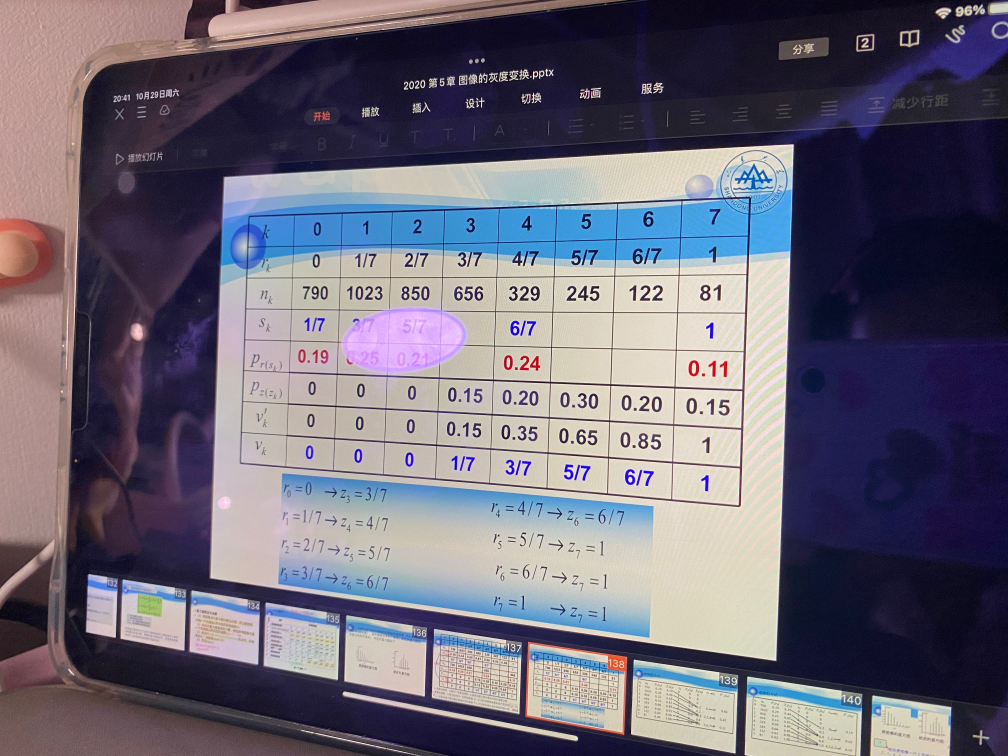
#> input picture data/2.jpg, 4032 x 3024 px (shown at 1/4 size)
$ python scan.py
#> lines starting #> are read from the running program, lines starting #| are printed output that depends on the picture; after the words box and inside, x2 and y2 are one past the last pixel; in counts of white or black regions, pixels touching at a corner belong together
### DocumentCorrect/transform.py
import numpy as np
import cv2


def order_points(pts):
    rect = np.zeros((4, 2), dtype="float32")

    s = np.sum(pts, axis=1)
    rect[0] = pts[np.argmin(s)]
    rect[2] = pts[np.argmax(s)]

    diff = np.diff(pts, axis=1)
    rect[1] = pts[np.argmin(diff)]
    rect[3] = pts[np.argmax(diff)]

    return rect


def four_point_transform(image, pts):
    rect = order_points(pts)
    (tl, tr, br, bl) = rect

    widthA = np.sqrt((tr[0] - tl[0]) ** 2 + (tr[1] - tl[1]) ** 2)
    widthB = np.sqrt((br[0] - bl[0]) ** 2 + (br[1] - bl[1]) ** 2)
    maxWidth = max(int(widthA), int(widthB))

    heightA = np.sqrt((tr[0] - br[0]) ** 2 + (tr[1] - br[1]) ** 2)
    heightB = np.sqrt((tl[0] - bl[0]) ** 2 + (tl[1] - bl[1]) ** 2)
    maxHeight = max(int(heightA), int(heightB))

    dst = np.array([
        [0, 0],
        [maxWidth - 1, 0],
        [maxWidth - 1, maxHeight - 1],
        [0, maxHeight - 1]], dtype="float32")

    M = cv2.getPerspectiveTransform(rect, dst)
    warped = cv2.warpPerspective(image, M, (maxWidth, maxHeight))

    return warped

### DocumentCorrect/imgEnhance.py
from PIL import ImageEnhance
import numpy as np
import cv2

class Enhancer:
    # [23 lines left out: functions bright, color, contrast, sharp, not called in this run]

    def gamma(self, image, gamma):
        # gamma_table = [np.power(x / 255.0, gamma) * 255.0 for x in range(256)]
        # gamma_table = np.round(np.array(gamma_table)).astype(np.uint8)
        # return cv2.LUT(image, gamma_table)
        gamma_image = np.power(image / float(np.max(image)), gamma)
        return gamma_image

### DocumentCorrect/scan.py
from transform import four_point_transform
import cv2, imutils
import imgEnhance

def preProcess(image):
    ratio = image.shape[0] / 500.0
    image = imutils.resize(image, height=500)

    grayImage  = cv2.cvtColor(image, cv2.COLOR_BGR2GRAY)
    gaussImage = cv2.GaussianBlur(grayImage, (5, 5), 0)
    edgedImage = cv2.Canny(gaussImage, 75, 200)

    cnts = cv2.findContours(edgedImage.copy(), cv2.RETR_LIST, cv2.CHAIN_APPROX_SIMPLE)
    cnts = cnts[1] if imutils.is_cv3() else cnts[0]
    cnts = sorted(cnts, key=cv2.contourArea, reverse=True)[:5]

    for c in cnts:
        peri = cv2.arcLength(c, True)  # Calculating contour circumference
        approx = cv2.approxPolyDP(c, 0.02 * peri, True)

        if len(approx) == 4:
            screenCnt = approx
            break

    return  screenCnt, ratio

if __name__ == "__main__":

    image = cv2.imread("../data/2.jpg")
#> image is the input picture: shape (3024, 4032, 3); mean B, G, R 118.2, 103.4, 107.6
    screenCnt, ratio = preProcess(image)
#> in preProcess, `image = imutils.resize(image, height=500)`:
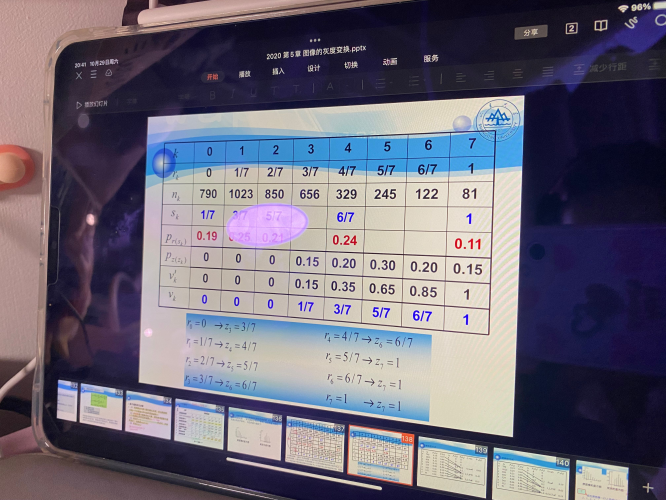
#> image: shape (500, 666, 3); mean of channels 0, 1, 2 118.2, 103.4, 107.6; drawn as B, G, R
#> in preProcess, `grayImage  = cv2.cvtColor(image, cv2.COLOR_BGR2GRAY)`:
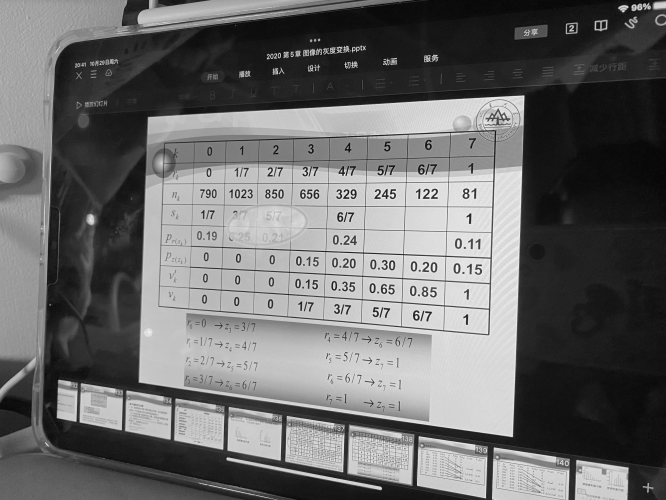
#> grayImage: shape (500, 666); min 5, max 249, mean 106.4
#> in preProcess, `gaussImage = cv2.GaussianBlur(grayImage, (5, 5), 0)`:
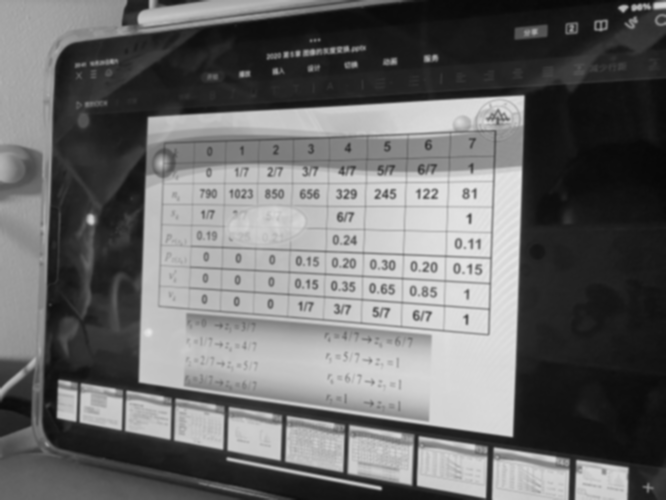
#> gaussImage: shape (500, 666); min 7, max 232, mean 106.4
#> in preProcess, `edgedImage = cv2.Canny(gaussImage, 75, 200)`:
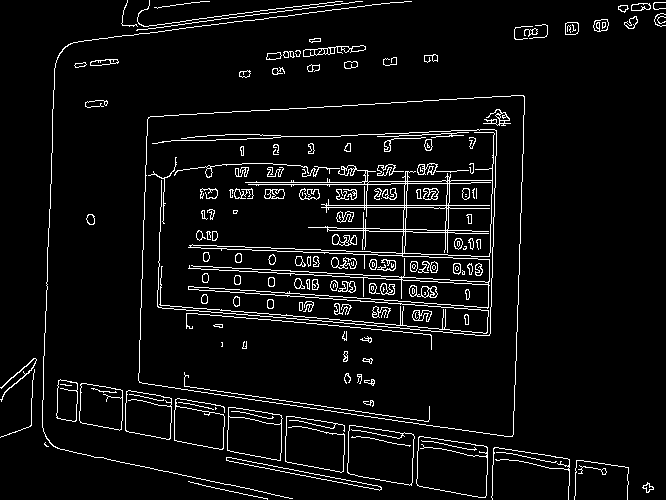
#> edgedImage: shape (500, 666); 5.5% white in thin lines or dots
#> in preProcess, `cnts = cv2.findContours(edgedImage.copy(), cv2.RETR_LIST, cv2.CHAIN_AP..`: cnts = 368 contours, 149 with area under 20; largest, box (x1, y1, x2, y2) and area: (138, 95, 525, 437) 114547, (138, 95, 525, 437) 114543, (159, 132, 495, 334) 8744, (404, 180, 493, 257) 4140, (416, 436, 488, 498) 3538
#> in preProcess, `cnts = sorted(cnts, key=cv2.contourArea, reverse=True)[:5]`: cnts = 5 contours; box (x1, y1, x2, y2) and area: (138, 95, 525, 437) 114547, (138, 95, 525, 437) 114543, (159, 132, 495, 334) 8744, (404, 180, 493, 257) 4140, (416, 436, 488, 498) 3538
#> the loop in preProcess, `for c in cnts:` made 1 pass
#> (peri, screenCnt) on pass 1: (1395.4, [[524, 96], [148, 117], [139, 382], [512, 436]])
#> screenCnt = [[524, 96], [148, 117], [139, 382], [512, 436]]; ratio = 6.05
    warped = four_point_transform(image, screenCnt.reshape(4, 2) * ratio)
#> in order_points, `s = np.sum(pts, axis=1)`: s = [3749.8, 1602.7, 3151, 5733.5]
#> in order_points, `diff = np.diff(pts, axis=1)`: diff = [-2588.5, -187.5, 1469.7, -459.6]
#> in four_point_transform, `rect = order_points(pts)`: rect = [[895.1, 707.6], [3169.2, 580.6], [3096.6, 2636.9], [840.7, 2310.3]]
#> in four_point_transform, `(tl, tr, br, bl) = rect`: tl = [895.1, 707.6]; tr = [3169.2, 580.6]; br = [3096.6, 2636.9]; bl = [840.7, 2310.3]
#> in four_point_transform, `widthA = np.sqrt((tr[0] - tl[0]) ** 2 + (tr[1] - tl[1]) ** 2)`: widthA = 2277.6
#> in four_point_transform, `widthB = np.sqrt((br[0] - bl[0]) ** 2 + (br[1] - bl[1]) ** 2)`: widthB = 2279.4
#> in four_point_transform, `maxWidth = max(int(widthA), int(widthB))`: maxWidth = 2279
#> in four_point_transform, `heightA = np.sqrt((tr[0] - br[0]) ** 2 + (tr[1] - br[1]) ** 2)`: heightA = 2057.6
#> in four_point_transform, `heightB = np.sqrt((tl[0] - bl[0]) ** 2 + (tl[1] - bl[1]) ** 2)`: heightB = 1603.6
#> in four_point_transform, `maxHeight = max(int(heightA), int(heightB))`: maxHeight = 2057
#> in four_point_transform, `dst = np.array([ [0, 0], [maxWidth - 1, 0], [maxWidth - 1, maxHeight -..`: dst = [[0, 0], [2278, 0], [2278, 2056], [0, 2056]]
#> in four_point_transform, `M = cv2.getPerspectiveTransform(rect, dst)`: M = [[1.45, 0.0494, -1336.5], [0.081, 1.45, -1098.3], [0.000141, 4.12e-06, 1]]
#> in four_point_transform, `warped = cv2.warpPerspective(image, M, (maxWidth, maxHeight))`:
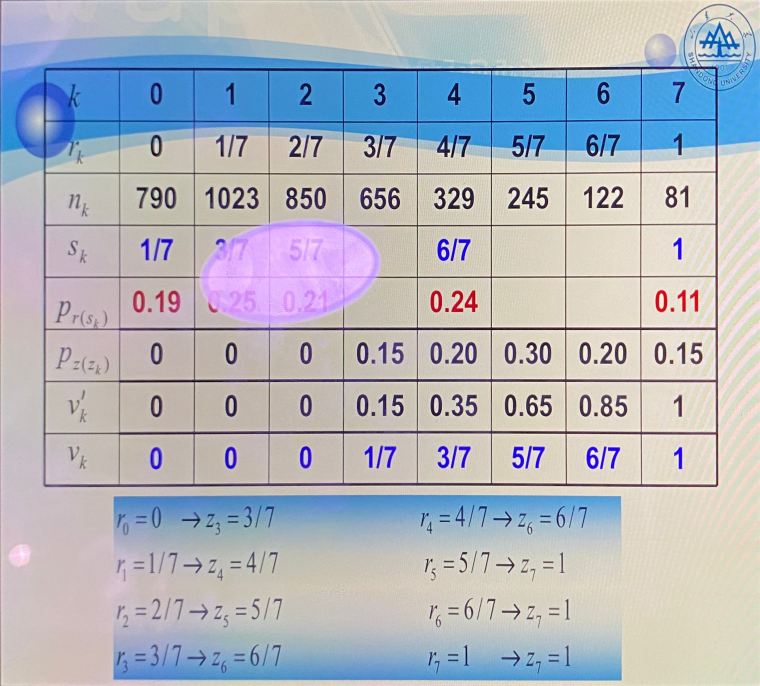
#> warped: shape (2057, 2279, 3) (shown at 1/3 size); mean B, G, R 191, 182.3, 177.4

    enhancer = imgEnhance.Enhancer()
    enhancedImg = enhancer.gamma(warped,1.63)
#> in gamma, `gamma_image = np.power(image / float(np.max(image)), gamma)`:
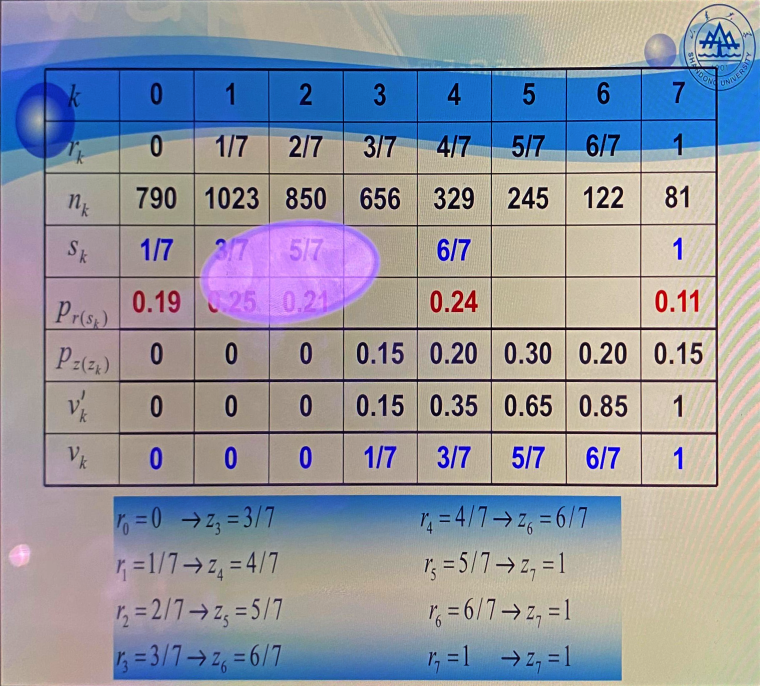
#> gamma_image: shape (2057, 2279, 3) float64 (shown at 1/3 size); mean B, G, R 0.635, 0.595, 0.586

    cv2.imshow("org", imutils.resize(image, height=500))
    cv2.imshow("gamma", imutils.resize(enhancedImg, height=500))
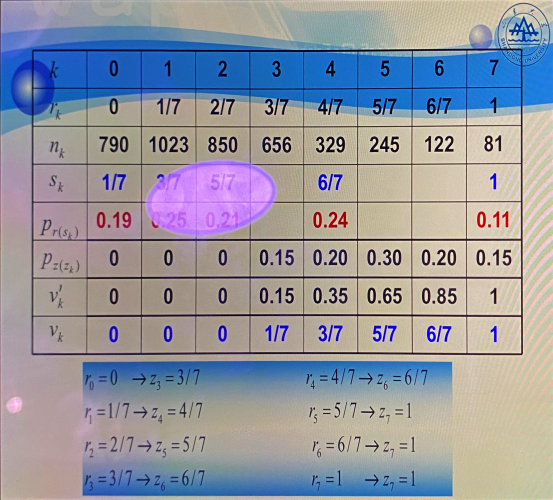
#> window 'gamma': shape (500, 553, 3) float64; mean B, G, R 0.635, 0.595, 0.586
    cv2.waitKey(0)
    cv2.destroyAllWindows()

$ run again, with data/10.jpg copied over data/2.jpg
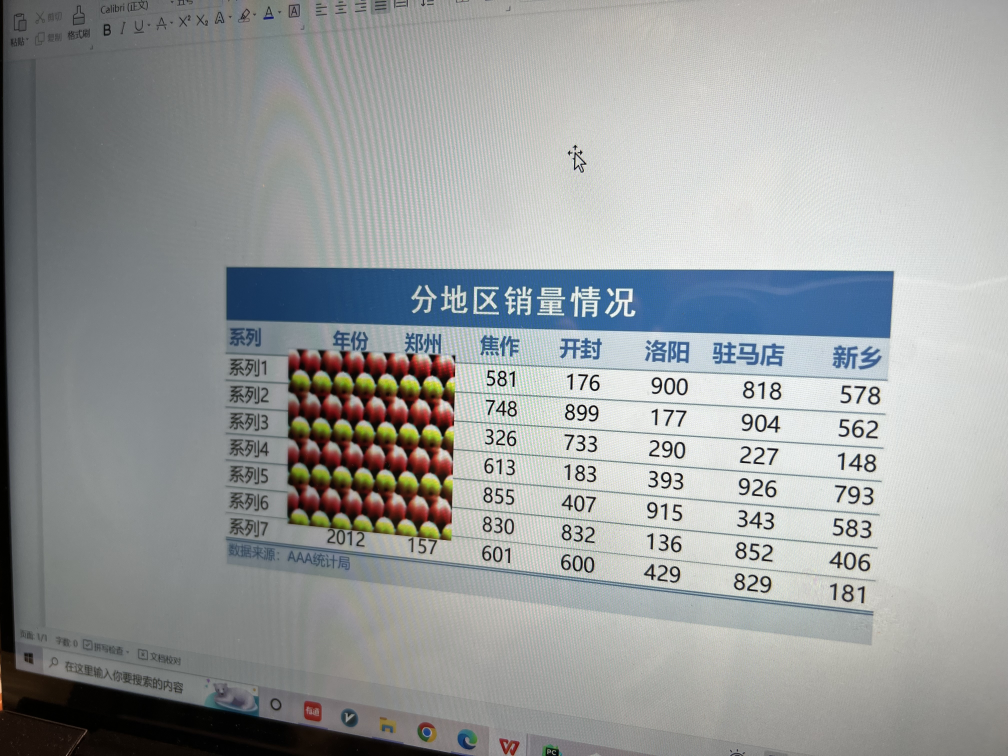
#> input picture data/10.jpg, 4032 x 3024 px (shown at 1/4 size)
#> image is the input picture: shape (3024, 4032, 3); mean B, G, R 156.7, 156.6, 153.4
#> image: shape (500, 666, 3)
#> in preProcess, `edgedImage = cv2.Canny(gaussImage, 75, 200)`:
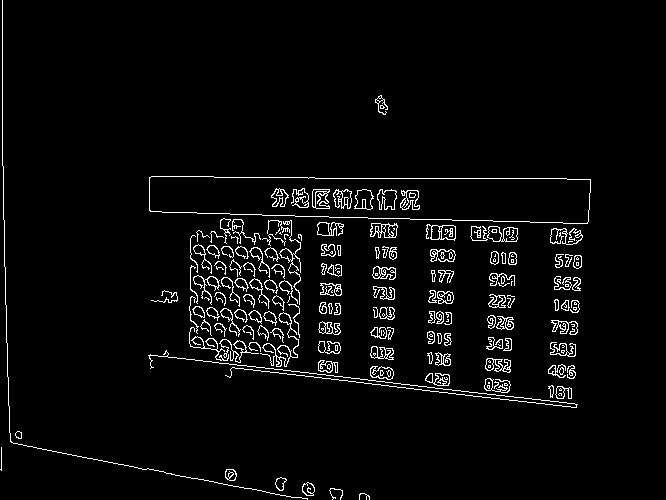
#> edgedImage: shape (500, 666); 3.8% white in thin lines or dots, all inside (x1, y1, x2, y2) = (0, 0, 591, 500)
#> in preProcess, `cnts = cv2.findContours(edgedImage.copy(), cv2.RETR_LIST, cv2.CHAIN_AP..`: cnts = 394 contours, 198 with area under 20; largest, box (x1, y1, x2, y2) and area: (149, 176, 591, 224) 17506, (149, 176, 591, 224) 17503, (487, 226, 518, 242) 350, (426, 224, 456, 241) 334, (370, 223, 398, 238) 297
#> in preProcess, `cnts = sorted(cnts, key=cv2.contourArea, reverse=True)[:5]`: cnts = 5 contours; box (x1, y1, x2, y2) and area: (149, 176, 591, 224) 17506, (149, 176, 591, 224) 17503, (487, 226, 518, 242) 350, (426, 224, 456, 241) 334, (370, 223, 398, 238) 297
#> the loop in preProcess, `for c in cnts:` made 1 pass
#> (peri, screenCnt) on pass 1: (965.1, [[149, 177], [162, 212], [587, 223], [590, 192]])
#> `screenCnt, ratio = preProcess(image)`: screenCnt = [[149, 177], [162, 212], [587, 223], [590, 192]]; ratio = 6.05
#> s = [1971.6, 2262, 4898.9, 4729.5]
#> diff = [169.3, 302.4, -2201.5, -2407.1]
#> rect = [[901.2, 1070.5], [3568.3, 1161.2], [3550.2, 1348.7], [979.8, 1282.2]]
#> tl = [901.2, 1070.5]; tr = [3568.3, 1161.2]; br = [3550.2, 1348.7]; bl = [979.8, 1282.2]
#> widthA = 2668.7
#> widthB = 2571.3
#> maxWidth = 2668
#> heightA = 188.4
#> heightB = 225.8
#> maxHeight = 225
#> dst = [[0, 0], [2667, 0], [2667, 224], [0, 224]]
#> M = [[0.754, -0.28, -379.7], [-0.0292, 0.857, -891.3], [-2.76e-05, -0.000135, 1]]
#> `cv2.imshow("gamma", imutils.resize(enhancedImg, height=500))`:
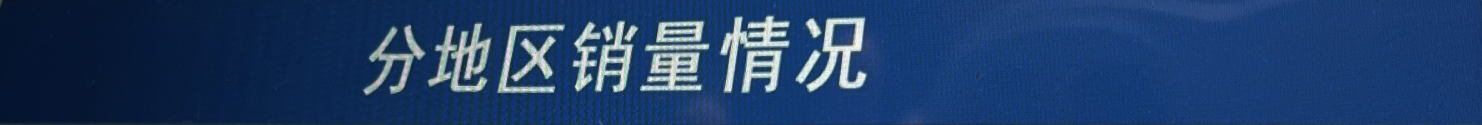
#> window 'gamma': shape (500, 5928, 3) float64 (shown at 1/4 size); mean B, G, R 0.413, 0.244, 0.127
